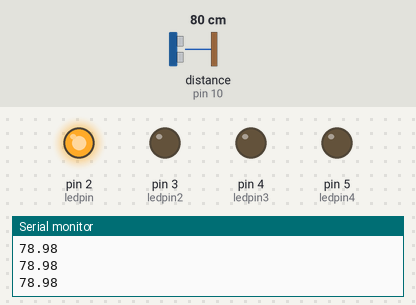
The sketch below on a simulated Arduino Uno, built with avr-gcc and run on an emulated ATmega328P. Shown: output pins drawn as LEDs (lit = HIGH), the last lines printed to the serial monitor. Wiring (inferred from the names in the program): ultrasonic range finder: trigger pin 9; echo pin 10. Inputs (shaded band) come from the test bench; at power-on: distance to the obstacle (sensor on pin 10) 80 cm. The echo pulse lasts 58.3 µs per cm; pins used as bus, display or sensor lines are not drawn.

Above: at 1.3 s.
1.4 s: distance to the obstacle (sensor on pin 10) set to 64 cm
4.4 s: distance to the obstacle (sensor on pin 10) set to 55 cm
At 4.72 s:
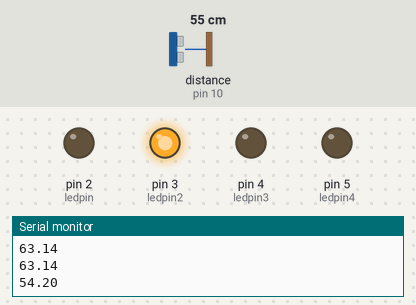
7.4 s: distance to the obstacle (sensor on pin 10) set to 44 cm
10.4 s: distance to the obstacle (sensor on pin 10) set to 36 cm
At 10.66 s:
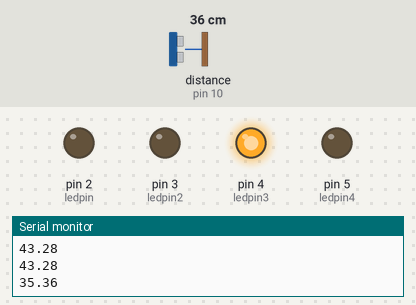
13.4 s: distance to the obstacle (sensor on pin 10) set to 83 cm
At 13.9 s:
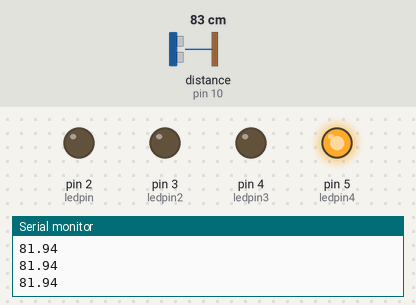
14.9 s: distance to the obstacle (sensor on pin 10) set to 78 cm
At 15.3 s:
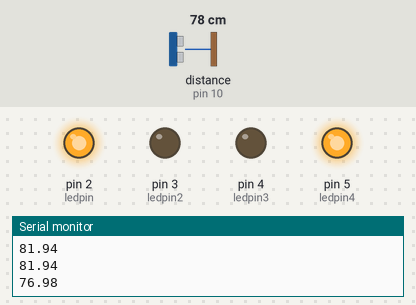
Timing chart, 0 to 17.9 s (numbered marks = the images above; inputs shaded):
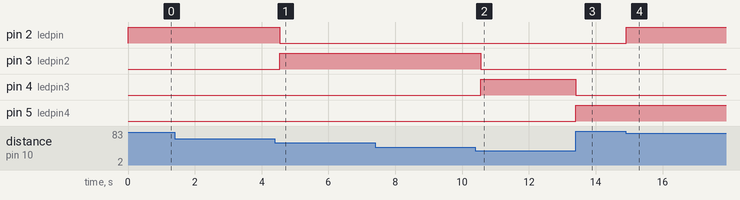

Measured:
- the behaviour switches between 61 and 60 cm on distance to the obstacle (sensor on pin 10) (found by bisection; images 0 and 1)
- the behaviour switches between 41 and 40 cm on distance to the obstacle (sensor on pin 10) (found by bisection; images 1 and 2)
- the behaviour switches between 82 and 81 cm on distance to the obstacle (sensor on pin 10) (found by bisection; images 3 and 4)
- after the input at 4.4 s, pin 2 (ledpin): HIGH → LOW after 0.15 s; pin 3 (ledpin2): LOW → HIGH after 0.15 s
- after the input at 10.4 s, pin 3 (ledpin2): HIGH → LOW after 0.16 s; pin 4 (ledpin3): LOW → HIGH after 0.16 s
- after the input at 13.4 s, pin 4 (ledpin3): HIGH → LOW at once; pin 5 (ledpin4): LOW → HIGH at once
- after the input at 14.9 s, pin 2 (ledpin): LOW → HIGH at once

The sketch:

arduino16.ino
```cpp
#define ledpin 2
#define ledpin2 3
#define ledpin3 4
#define ledpin4 5
#define trig 9
#define echo 10

void setup() {
  Serial.begin(9600);
  Serial.print("start to measure\n");
  int pins[]={ledpin,ledpin2,ledpin3,ledpin4};
  for (int i=0; i<4;i++){
  (pinMode(pins[i],OUTPUT));
  }
  pinMode(trig,OUTPUT);
  pinMode(echo,INPUT);
  startanimation();
}

void loop() {
  float distance = getdistance();

  if (distance < 40){
    digitalWrite(ledpin3,HIGH);
    delay(200);
    digitalWrite(ledpin3,LOW);
  }
  else if (distance >= 40 && distance < 60){
    digitalWrite(ledpin2,HIGH);
    delay(350);
    digitalWrite(ledpin2,LOW);
  }
  else if (distance >= 60 && distance <= 80){
    digitalWrite(ledpin,HIGH);
    delay(500);
    digitalWrite(ledpin,LOW);
  }
  else if (distance > 80 && distance <= 100){
    digitalWrite(ledpin4,HIGH);
  }
}

void startanimation(){
  int pins[]={ledpin,ledpin2,ledpin3,ledpin4};
  for (int i=0; i<4;i++){
    digitalWrite(pins[i],LOW);
  }
}

float getdistance(){
  digitalWrite(trig,LOW);
  delayMicroseconds(2);
  digitalWrite(trig,HIGH);
  delayMicroseconds(10);
  digitalWrite(trig,LOW);
  long duration=pulseIn(echo,HIGH);
  float distance = duration/2 * 0.034;
  Serial.println(distance);
  return distance;
}
```
